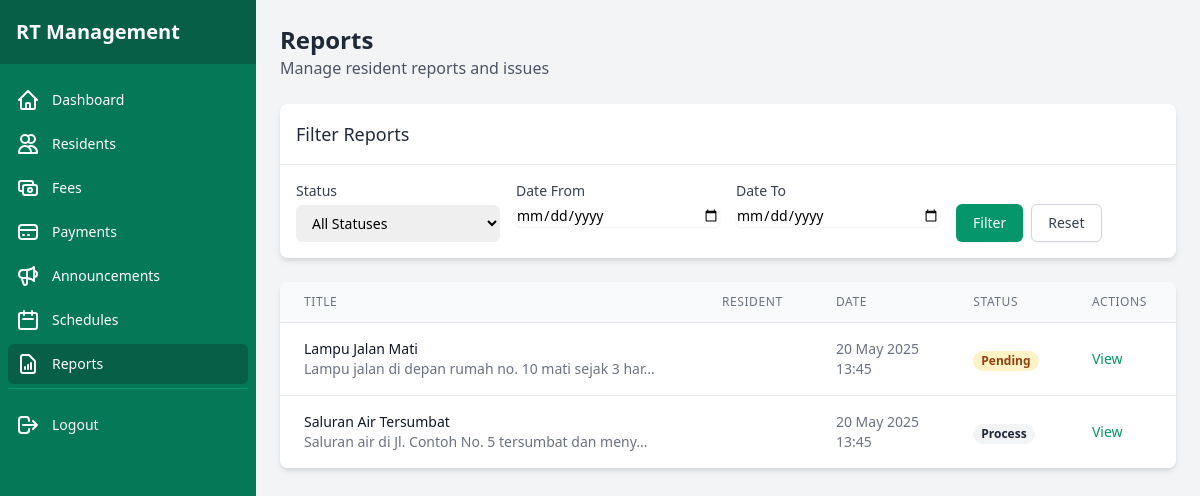
Page /admin/reports (signed in) on the earlier database version.
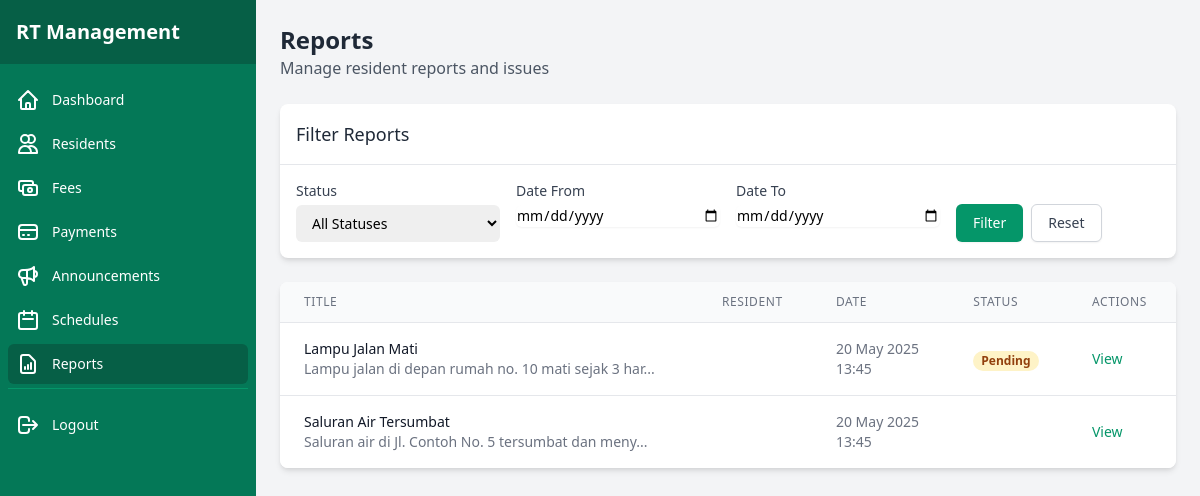
Same page on the later database version.
### tables this page shows
CREATE TABLE IF NOT EXISTS reports (
    id INT AUTO_INCREMENT PRIMARY KEY,
    user_id INT NOT NULL,
    title VARCHAR(200) NOT NULL,
    description TEXT NOT NULL,
    category VARCHAR(50) NOT NULL,
    image VARCHAR(255),
    status ENUM('pending', 'in_progress', 'resolved', 'rejected') NOT NULL DEFAULT 'pending',
    admin_response TEXT,
    created_at DATETIME DEFAULT CURRENT_TIMESTAMP,
    updated_at DATETIME ON UPDATE CURRENT_TIMESTAMP,
    FOREIGN KEY (user_id) REFERENCES users(id) ON DELETE CASCADE
);

### app/controllers/ReportController.php (called while the page is built, shortened)
<?php
class ReportController {
    public function adminIndex() {
        $reportModel = new Report();
        $page = isset($_GET['page']) ? (int)$_GET['page'] : 1;
        $limit = 10;
        $offset = ($page - 1) * $limit;
        $search = isset($_GET['search']) ? $_GET['search'] : '';
        $status = isset($_GET['status']) ? $_GET['status'] : '';
        $reports = $reportModel->getAll($limit, $offset, $search, $status);
        require_once BASE_PATH . '/app/views/admin/reports.php';
    }
}

### public/index.php (called while the page is built, shortened)
<?php
require_once BASE_PATH . '/config/database.php';
spl_autoload_register(function ($class) {
    $class = str_replace('\\', DIRECTORY_SEPARATOR, $class);
    $file = BASE_PATH . DIRECTORY_SEPARATOR . $class . '.php';
});
require_once BASE_PATH . '/routes/web.php';
$url = isset($_GET['url']) ? $_GET['url'] : '';
$url = rtrim($url, '/');
Router::route($url);

### config/database.php (called while the page is built, shortened)
<?php
class Database {
    private static $instance = null;
    private $connection;
    private function __construct() {
        try {
            $this->connection = new PDO(
                'mysql:host=' . DB_HOST . ';dbname=' . DB_NAME . ';charset=utf8mb4',
                DB_USER,
                DB_PASS,
                [
                    PDO::ATTR_ERRMODE => PDO::ERRMODE_EXCEPTION,
                    PDO::ATTR_DEFAULT_FETCH_MODE => PDO::FETCH_ASSOC,
                    PDO::ATTR_EMULATE_PREPARES => false
                ]
            );
        } catch (PDOException $e) {
            die('Database Connection Error: ' . $e->getMessage());
        }
    }
    public static function getInstance() {
        if (self::$instance === null) {
            self::$instance = new self();
        }
        return self::$instance;
    }
    public function getConnection() {
        return $this->connection;
    }
}

### app/models/Report.php (called while the page is built, shortened)
<?php
class Report {
    private $db;
    public function __construct() {
        $this->db = \Database::getInstance()->getConnection();
    }
    public function getAll($limit = 10, $offset = 0, $search = '', $status = '') {
        $sql = "
            SELECT r.*, u.name as user_name
            FROM reports r
            JOIN users u ON r.user_id = u.id
            WHERE 1=1
        ";
        $params = [];
        $sql .= " ORDER BY r.created_at DESC LIMIT :limit OFFSET :offset";
        $stmt = $this->db->prepare($sql);
        $stmt->bindValue(':limit', $limit, \PDO::PARAM_INT);
        $stmt->bindValue(':offset', $offset, \PDO::PARAM_INT);
        $stmt->execute();
        return $stmt->fetchAll();
    }
}

### app/views/admin/reports.php (the view, shortened to what the changed rows need)
<?php require_once __DIR__ . '/../components/admin_header.php'; ?>
<div class="flex h-screen bg-gray-100">
    <?php require_once __DIR__ . '/../components/admin_sidebar.php'; ?>
    <div class="flex-1 overflow-auto">
        <main class="p-6">
            <div class="flex justify-between items-center mb-6">
                <div>
                    <h1 class="text-2xl font-bold text-gray-800">Reports</h1>
                    <p class="text-gray-600">Manage resident reports and issues</p>
                </div>
            </div>
            <div class="bg-white rounded-lg shadow-md overflow-hidden mb-6">
                <div class="p-4 border-b border-gray-200">
                    <h2 class="text-lg font-medium text-gray-800">Filter Reports</h2>
                </div>
                <div class="p-4">
                    <form action="/admin/reports" method="GET" class="grid grid-cols-1 md:grid-cols-4 gap-4">
                        <div>
                            <label for="status" class="block text-sm font-medium text-gray-700 mb-1">Status</label>
                            <select id="status" name="status" class="mt-1 block w-full pl-3 pr-10 py-2 text-base border-gray-300 focus:outline-none focus:ring-green-500 focus:border-green-500 sm:text-sm rounded-md">
                                <option value="">All Statuses</option>
                            </select>
                        </div>
                        <div>
                            <label for="date_from" class="block text-sm font-medium text-gray-700 mb-1">Date From</label>
                            <input type="date" id="date_from" name="date_from" value="<?php echo $_GET['date_from'] ?? ''; ?>" class="mt-1 block w-full border-gray-300 rounded-md shadow-sm focus:ring-green-500 focus:border-green-500 sm:text-sm">
                        </div>
                        <div>
                            <label for="date_to" class="block text-sm font-medium text-gray-700 mb-1">Date To</label>
                            <input type="date" id="date_to" name="date_to" value="<?php echo $_GET['date_to'] ?? ''; ?>" class="mt-1 block w-full border-gray-300 rounded-md shadow-sm focus:ring-green-500 focus:border-green-500 sm:text-sm">
                        </div>
                        <div class="flex items-end">
                            <button type="submit" class="inline-flex justify-center py-2 px-4 border border-transparent shadow-sm text-sm font-medium rounded-md text-white bg-green-600 hover:bg-green-700 focus:outline-none focus:ring-2 focus:ring-offset-2 focus:ring-green-500">
                                Filter
                            </button>
                            <a href="/admin/reports" class="ml-2 inline-flex justify-center py-2 px-4 border border-gray-300 shadow-sm text-sm font-medium rounded-md text-gray-700 bg-white hover:bg-gray-50 focus:outline-none focus:ring-2 focus:ring-offset-2 focus:ring-green-500">
                                Reset
                            </a>
                        </div>
                    </form>
                </div>
            </div>
            <div class="bg-white rounded-lg shadow-md overflow-hidden">
                <div class="overflow-x-auto">
                    <table class="min-w-full divide-y divide-gray-200">
                        <thead class="bg-gray-50">
                            <tr>
                                <th scope="col" class="px-6 py-3 text-left text-xs font-medium text-gray-500 uppercase tracking-wider">Title</th>
                                <th scope="col" class="px-6 py-3 text-left text-xs font-medium text-gray-500 uppercase tracking-wider">Resident</th>
                                <th scope="col" class="px-6 py-3 text-left text-xs font-medium text-gray-500 uppercase tracking-wider">Date</th>
                                <th scope="col" class="px-6 py-3 text-left text-xs font-medium text-gray-500 uppercase tracking-wider">Status</th>
                                <th scope="col" class="px-6 py-3 text-left text-xs font-medium text-gray-500 uppercase tracking-wider">Actions</th>
                            </tr>
                        </thead>
                        <tbody class="bg-white divide-y divide-gray-200">
                            <?php if (empty($reports)): ?>
                                <tr>
                                    <td colspan="5" class="px-6 py-4 text-center text-sm text-gray-500">No reports found</td>
                                </tr>
                            <?php else: ?>
                                <?php foreach ($reports as $report): ?>
                                    <tr>
                                        <td class="px-6 py-4 whitespace-nowrap">
                                            <div class="text-sm font-medium text-gray-900"><?php echo htmlspecialchars($report['title'] ?? ''); ?></div>
                                            <div class="text-sm text-gray-500"><?php echo substr(htmlspecialchars($report['description'] ?? ''), 0, 50) . (strlen($report['description'] ?? '') > 50 ? '...' : ''); ?></div>
                                        </td>
                                        <td class="px-6 py-4 whitespace-nowrap">
                                        </td>
                                        <td class="px-6 py-4 whitespace-nowrap">
                                            <div class="text-sm text-gray-500"><?php echo date('d M Y', strtotime($report['created_at'] ?? '')); ?></div>
                                            <div class="text-sm text-gray-500"><?php echo date('H:i', strtotime($report['created_at'] ?? '')); ?></div>
                                        </td>
                                        <td class="px-6 py-4 whitespace-nowrap">
                                            <?php
                                                $statusClasses = [
                                                    'pending' => 'bg-yellow-100 text-yellow-800',
                                                    'in_progress' => 'bg-blue-100 text-blue-800',
                                                    'resolved' => 'bg-green-100 text-green-800',
                                                    'rejected' => 'bg-red-100 text-red-800'
                                                ];
                                                $statusLabels = [
                                                    'pending' => 'Pending',
                                                    'in_progress' => 'In Progress',
                                                    'resolved' => 'Resolved',
                                                    'rejected' => 'Rejected'
                                                ];
                                                $statusClass = $statusClasses[$report['status'] ?? ''] ?? 'bg-gray-100 text-gray-800';
                                                $statusLabel = $statusLabels[$report['status'] ?? ''] ?? ucfirst($report['status'] ?? '');
                                            ?>
                                            <span class="px-2 inline-flex text-xs leading-5 font-semibold rounded-full <?php echo $statusClass; ?>">
                                                <?php echo $statusLabel; ?>
                                            </span>
                                        </td>
                                        <td class="px-6 py-4 whitespace-nowrap text-sm font-medium">
                                            <a href="/admin/report/view/<?php echo $report['id']; ?>" class="text-green-600 hover:text-green-900 mr-3">View</a>
                                        </td>
                                    </tr>
                                <?php endforeach; ?>
                            <?php endif; ?>
                        </tbody>
                    </table>
                </div>
            </div>
        </main>
    </div>
</div>
<?php require_once __DIR__ . '/../components/admin_footer.php'; ?>

### routes/web.php (shortened to what the changed rows need)
<?php
class Router {
    private static $routes = [];
    public static function register($method, $url, $controller, $action) {
        self::$routes[] = [
            'method' => $method,
            'url' => $url,
            'controller' => $controller,
            'action' => $action
        ];
    }
    public static function route($url) {
        $method = $_SERVER['REQUEST_METHOD'];
        foreach (self::$routes as $route) {
            $pattern = self::convertRouteToRegex($route['url']);
            if ($route['method'] == $method && preg_match($pattern, $url, $matches)) {
                array_shift($matches);
                $controller = new $controllerName();
                call_user_func_array([$controller, $route['action']], $matches);
                return;
            }
        }
    }
    private static function convertRouteToRegex($route) {
        $route = preg_replace('/\:([a-zA-Z0-9]+)/', '([^/]+)', $route);
        return '/^' . str_replace('/', '\/', $route) . '$/';
    }
}

Differences in the rows shown:
changed reports "Saluran Air Tersumbat": status "process" → empty (drawn)
Other differences:
list line gone: "Process"
